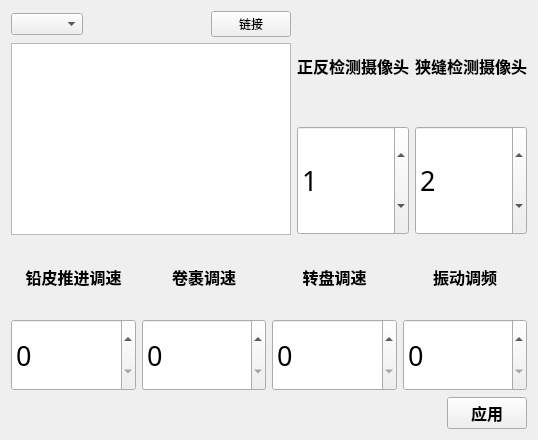
<?xml version="1.0" encoding="UTF-8"?>
<ui version="4.0">
 <class>SysSet</class>
 <widget class="QWidget" name="SysSet">
  <property name="geometry">
   <rect>
    <x>0</x>
    <y>0</y>
    <width>538</width>
    <height>440</height>
   </rect>
  </property>
  <property name="windowTitle">
   <string>SysSet</string>
  </property>
  <layout class="QVBoxLayout" name="verticalLayout_10">
   <item>
    <layout class="QVBoxLayout" name="verticalLayout_3">
     <item>
      <layout class="QHBoxLayout" name="horizontalLayout_5">
       <item>
        <layout class="QVBoxLayout" name="verticalLayout_9">
         <item>
          <layout class="QHBoxLayout" name="horizontalLayout_4">
           <item>
            <widget class="QComboBox" name="cB_port"/>
           </item>
           <item>
            <spacer name="horizontalSpacer_2">
             <property name="orientation">
              <enum>Qt::Horizontal</enum>
             </property>
             <property name="sizeHint" stdset="0">
              <size>
               <width>40</width>
               <height>20</height>
              </size>
             </property>
            </spacer>
           </item>
           <item>
            <widget class="QPushButton" name="pB_connect">
             <property name="text">
              <string>链接</string>
             </property>
            </widget>
           </item>
          </layout>
         </item>
         <item>
          <widget class="QTextBrowser" name="tB_Info">
           <property name="sizePolicy">
            <sizepolicy hsizetype="Expanding" vsizetype="Preferred">
             <horstretch>0</horstretch>
             <verstretch>0</verstretch>
            </sizepolicy>
           </property>
          </widget>
         </item>
        </layout>
       </item>
       <item>
        <layout class="QHBoxLayout" name="horizontalLayout">
         <item>
          <layout class="QVBoxLayout" name="verticalLayout">
           <item>
            <widget class="QLabel" name="label">
             <property name="font">
              <font>
               <family>Arial Black</family>
               <pointsize>12</pointsize>
               <weight>75</weight>
               <bold>true</bold>
              </font>
             </property>
             <property name="text">
              <string>正反检测摄像头</string>
             </property>
             <property name="alignment">
              <set>Qt::AlignCenter</set>
             </property>
            </widget>
           </item>
           <item>
            <widget class="QSpinBox" name="sB_cameraPos">
             <property name="sizePolicy">
              <sizepolicy hsizetype="Minimum" vsizetype="Preferred">
               <horstretch>0</horstretch>
               <verstretch>0</verstretch>
              </sizepolicy>
             </property>
             <property name="font">
              <font>
               <family>AcadEref</family>
               <pointsize>20</pointsize>
              </font>
             </property>
             <property name="value">
              <number>1</number>
             </property>
            </widget>
           </item>
          </layout>
         </item>
         <item>
          <layout class="QVBoxLayout" name="verticalLayout_2">
           <item>
            <widget class="QLabel" name="label_2">
             <property name="font">
              <font>
               <family>Arial Black</family>
               <pointsize>12</pointsize>
               <weight>75</weight>
               <bold>true</bold>
              </font>
             </property>
             <property name="text">
              <string>狭缝检测摄像头</string>
             </property>
             <property name="alignment">
              <set>Qt::AlignCenter</set>
             </property>
            </widget>
           </item>
           <item>
            <widget class="QSpinBox" name="sB_cameraSew">
             <property name="sizePolicy">
              <sizepolicy hsizetype="Minimum" vsizetype="Preferred">
               <horstretch>0</horstretch>
               <verstretch>0</verstretch>
              </sizepolicy>
             </property>
             <property name="font">
              <font>
               <family>AcadEref</family>
               <pointsize>20</pointsize>
              </font>
             </property>
             <property name="value">
              <number>2</number>
             </property>
            </widget>
           </item>
          </layout>
         </item>
        </layout>
       </item>
      </layout>
     </item>
     <item>
      <layout class="QVBoxLayout" name="verticalLayout_8">
       <item>
        <layout class="QHBoxLayout" name="horizontalLayout_3">
         <item>
          <layout class="QVBoxLayout" name="verticalLayout_6">
           <item>
            <widget class="QLabel" name="label_5">
             <property name="font">
              <font>
               <family>Arial Black</family>
               <pointsize>12</pointsize>
               <weight>75</weight>
               <bold>true</bold>
              </font>
             </property>
             <property name="text">
              <string>铅皮推进调速</string>
             </property>
             <property name="alignment">
              <set>Qt::AlignCenter</set>
             </property>
            </widget>
           </item>
           <item>
            <widget class="QSpinBox" name="sB_speedPulLead">
             <property name="sizePolicy">
              <sizepolicy hsizetype="Minimum" vsizetype="Preferred">
               <horstretch>0</horstretch>
               <verstretch>0</verstretch>
              </sizepolicy>
             </property>
             <property name="font">
              <font>
               <family>AcadEref</family>
               <pointsize>20</pointsize>
              </font>
             </property>
            </widget>
           </item>
          </layout>
         </item>
         <item>
          <layout class="QVBoxLayout" name="verticalLayout_5">
           <item>
            <widget class="QLabel" name="label_4">
             <property name="font">
              <font>
               <family>Arial Black</family>
               <pointsize>12</pointsize>
               <weight>75</weight>
               <bold>true</bold>
              </font>
             </property>
             <property name="text">
              <string>卷裹调速</string>
             </property>
             <property name="alignment">
              <set>Qt::AlignCenter</set>
             </property>
            </widget>
           </item>
           <item>
            <widget class="QSpinBox" name="sB_speedRolling">
             <property name="sizePolicy">
              <sizepolicy hsizetype="Minimum" vsizetype="Preferred">
               <horstretch>0</horstretch>
               <verstretch>0</verstretch>
              </sizepolicy>
             </property>
             <property name="font">
              <font>
               <family>AcadEref</family>
               <pointsize>20</pointsize>
              </font>
             </property>
            </widget>
           </item>
          </layout>
         </item>
         <item>
          <layout class="QVBoxLayout" name="verticalLayout_4">
           <item>
            <widget class="QLabel" name="label_3">
             <property name="font">
              <font>
               <family>Arial Black</family>
               <pointsize>12</pointsize>
               <weight>75</weight>
               <bold>true</bold>
              </font>
             </property>
             <property name="text">
              <string>转盘调速</string>
             </property>
             <property name="alignment">
              <set>Qt::AlignCenter</set>
             </property>
            </widget>
           </item>
           <item>
            <widget class="QSpinBox" name="sB_speedTurnTable">
             <property name="sizePolicy">
              <sizepolicy hsizetype="Minimum" vsizetype="Preferred">
               <horstretch>0</horstretch>
               <verstretch>0</verstretch>
              </sizepolicy>
             </property>
             <property name="font">
              <font>
               <family>AcadEref</family>
               <pointsize>20</pointsize>
              </font>
             </property>
            </widget>
           </item>
          </layout>
         </item>
         <item>
          <layout class="QVBoxLayout" name="verticalLayout_7">
           <item>
            <widget class="QLabel" name="label_6">
             <property name="font">
              <font>
               <family>Arial Black</family>
               <pointsize>12</pointsize>
               <weight>75</weight>
               <bold>true</bold>
              </font>
             </property>
             <property name="text">
              <string>振动调频</string>
             </property>
             <property name="alignment">
              <set>Qt::AlignCenter</set>
             </property>
            </widget>
           </item>
           <item>
            <widget class="QSpinBox" name="sB_speedVibration">
             <property name="sizePolicy">
              <sizepolicy hsizetype="Minimum" vsizetype="Preferred">
               <horstretch>0</horstretch>
               <verstretch>0</verstretch>
              </sizepolicy>
             </property>
             <property name="font">
              <font>
               <family>AcadEref</family>
               <pointsize>20</pointsize>
              </font>
             </property>
            </widget>
           </item>
          </layout>
         </item>
        </layout>
       </item>
       <item>
        <layout class="QHBoxLayout" name="horizontalLayout_2">
         <item>
          <spacer name="horizontalSpacer">
           <property name="orientation">
            <enum>Qt::Horizontal</enum>
           </property>
           <property name="sizeHint" stdset="0">
            <size>
             <width>40</width>
             <height>20</height>
            </size>
           </property>
          </spacer>
         </item>
         <item>
          <widget class="QPushButton" name="pB_set">
           <property name="font">
            <font>
             <family>Arial Black</family>
             <pointsize>12</pointsize>
             <weight>75</weight>
             <bold>true</bold>
            </font>
           </property>
           <property name="text">
            <string>应用</string>
           </property>
          </widget>
         </item>
        </layout>
       </item>
      </layout>
     </item>
    </layout>
   </item>
  </layout>
 </widget>
 <layoutdefault spacing="6" margin="11"/>
 <resources/>
 <connections/>
</ui>
